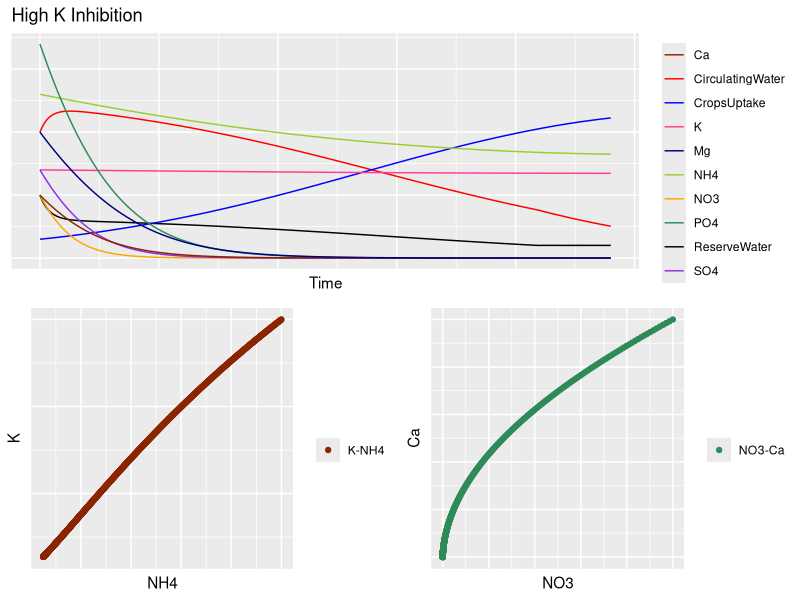

R code for this plot:
#MIT License
#Copyright (c) 2020 Octavio Gonzalez-Lugo 

#Permission is hereby granted, free of charge, to any person obtaining a copy
#of this software and associated documentation files (the "Software"), to deal
#in the Software without restriction, including without limitation the rights
#to use, copy, modify, merge, publish, distribute, sublicense, and/or sell
#copies of the Software, and to permit persons to whom the Software is
#furnished to do so, subject to the following conditions:
#The above copyright notice and this permission notice shall be included in all
#copies or substantial portions of the Software.
#THE SOFTWARE IS PROVIDED "AS IS", WITHOUT WARRANTY OF ANY KIND, EXPRESS OR
#IMPLIED, INCLUDING BUT NOT LIMITED TO THE WARRANTIES OF MERCHANTABILITY,
#FITNESS FOR A PARTICULAR PURPOSE AND NONINFRINGEMENT. IN NO EVENT SHALL THE
#AUTHORS OR COPYRIGHT HOLDERS BE LIABLE FOR ANY CLAIM, DAMAGES OR OTHER
#LIABILITY, WHETHER IN AN ACTION OF CONTRACT, TORT OR OTHERWISE, ARISING FROM,
#OUT OF OR IN CONNECTION WITH THE SOFTWARE OR THE USE OR OTHER DEALINGS IN THE
#SOFTWARE.
#@author: Octavio Gonzalez-Lugo

###############################################################################
# Loading packages 
###############################################################################

library(deSolve)
library(ggplot2)
library(gridExtra)

###############################################################################
# Visualization functions
###############################################################################
concentrationNames<-c("Time","ReserveWater","CirculatingWater","CropsUptake","NO3",
                      "NH4","K","PO4","SO4","Ca","Mg")

makeConcentrationPlot<-function(modelData,PlotTitle){
  
  #Returns a ggplot object 
  #modelData -> dataframe with the integration results of the volume model
  colorSpecs<-c("ReserveWater"="black","CirculatingWater"="red","CropsUptake"="blue","NO3"="orange",
                "NH4"="yellowgreen","K"="violetred1" ,"PO4"="seagreen4",
                "SO4"="purple2","Ca"="orangered4","Mg"="navy")
  
  modelPlot<-ggplot(data=modelData,aes(x=Time,y=ReserveWater,color="ReserveWater"))+geom_line()+
    geom_line(aes(y=CirculatingWater,color="CirculatingWater"))+
    geom_line(aes(y=CropsUptake,color="CropsUptake"))+
    geom_line(aes(y=NO3,color="NO3"))+
    geom_line(aes(y=NH4,color="NH4"))+
    geom_line(aes(y=K,color="K"))+
    geom_line(aes(y=PO4,color="PO4"))+
    geom_line(aes(y=SO4,color="SO4"))+
    geom_line(aes(y=Ca,color="Ca"))+
    geom_line(aes(y=Mg,color="Mg"))+
    scale_color_manual(values=colorSpecs)+
    labs(title=PlotTitle,color=" ")+
    theme(axis.title.y = element_blank(),axis.text.y = element_blank(),axis.ticks.y = element_blank(),axis.text.x = element_blank(),axis.ticks.x = element_blank())
  
  KPOPlot<-ggplot(data=modelData,aes(x=NH4,y=K,color="K-NH4"))+geom_point()+
    scale_color_manual(values=c("K-NH4"="orangered4"))+
    labs(color=" ")+
    theme(axis.text.y = element_blank(),axis.ticks.y = element_blank(),axis.text.x = element_blank(),axis.ticks.x = element_blank())
  
  NOCaPlot<-ggplot(data=modelData,aes(x=NO3,y=Ca,color="NO3-Ca"))+geom_point()+
    scale_color_manual(values=c("NO3-Ca"="seagreen4"))+
    labs(color=" ")+
    theme(axis.text.y = element_blank(),axis.ticks.y = element_blank(),axis.text.x = element_blank(),axis.ticks.x = element_blank())
  
  final<-grid.arrange(modelPlot,arrangeGrob(KPOPlot,NOCaPlot,ncol=2),nrow=2)
  
  show(final)
}

###############################################################################
# General Functions
###############################################################################

solveModel<- function(Model,InitialConditions,ModelParameters,ColumnNames){
  #Solves numerically an ODE system model,returns a formated dataframe
  #Model             -> function, Model to be solved
  #InitialConditions -> list, Initial conditions for the ODE system 
  #ModelParameters   -> list, Parameters of the ODE model 
  #ColumnNames       -> list, names of the columns for the dataframe 
  times <- seq(0, 12, by = 0.01)
  out <- ode(InitialConditions,times,Model,ModelParameters,method="rk4")
  ModelData<-data.frame(out)
  colnames(ModelData)<-ColumnNames
  ModelData
  
}

###############################################################################
# Utility functions
###############################################################################

michaelisKinetics<-function(Vmax,Km,S){
  out<-(Vmax*S)/(Km+S)
  out
}

inhibitionKinetics<-function(Vmax,Km,Ki,S,Si){
  alpha<-Vmax/(1+(Si/Ki))
  out<-alpha*(S/(Km+S))
  out
}

###############################################################################
# Ion Concentration Model Evolution
###############################################################################

concentrationModel <- function(t,Y,params){
  
  #Volume models, descrives the water use dynamics of an NFT hydroponic system
  #t      -> integration time value 
  #
  #Y      -> list Values for the function to be evaluated 
  #          R1-> Reserve Water, 
  #          R2-> Runing water through the pipes, 
  #          R3-> Water taken by the crops
  #
  #params -> Parameters of the ODE system model 
  #          Ycrit-> Minimum volume of water for the pump to work
  #          ke   -> entry rate to R2
  #          ks   -> entry rate to R1 from R2
  #          ku   -> crop water usage rate
  #          kt   -> crop transpiration rate
  #          Vm1  -> Max uptake rate for NO3-
  #          Km1  -> Affinity constant for NO3-
  #          Vm2  -> Max uptake rate for NH4+
  #          Km2  -> Affinity constant for NH4+
  #          Vm3  -> Max uptake rate for K+
  #          Km3  -> Affinity constant for K+
  #          Vm4  -> Max uptake rate for PO4
  #          Km4  -> Affinity constant for PO4
  #          Vm5  -> Max uptake rate for SO4
  #          Km5  -> Affinity constant for SO4
  #          Vm6  -> Max uptake rate for Ca+
  #          Km6  -> Affinity constant for Ca+
  #          Vm7  -> Max uptake rate for Mg+
  #          Km7  -> Affinity constant for Mg+
  
  with(as.list(c(Y,params)),{
    
    if (Y[1]>Ycrit){
      dR1dt=ke*Y[2]-ks*Y[1]
      dR2dt=-ke*Y[2]+ks*Y[1]-ku*Y[3]*Y[2]
      dR3dt=ku*Y[3]*Y[2]-kt*Y[3]
      dS1dt=-michaelisKinetics(Vm1,Km1,Y[4]/(Y[1]+Y[2]))*(Y[1]+Y[2])
      dS2dt=-michaelisKinetics(Vm2,Km2,Y[5]/(Y[1]+Y[2]))*(Y[1]+Y[2])
      dS3dt=-michaelisKinetics(Vm3,Km3,Y[6]/(Y[1]+Y[2]))*(Y[1]+Y[2])
      dS4dt=-michaelisKinetics(Vm4,Km4,Y[7]/(Y[1]+Y[2]))*(Y[1]+Y[2])
      dS5dt=-michaelisKinetics(Vm5,Km5,Y[8]/(Y[1]+Y[2]))*(Y[1]+Y[2])
      dS6dt=-michaelisKinetics(Vm6,Km6,Y[9]/(Y[1]+Y[2]))*(Y[1]+Y[2])
      dS7dt=-michaelisKinetics(Vm7,Km7,Y[10]/(Y[1]+Y[2]))*(Y[1]+Y[2])
    }
    else{
      if (Y[2]>=0){
        dR1dt=ke*Y[2]
        dR2dt=-ke*Y[2]-ku*Y[3]*Y[2]
        dR3dt=ku*Y[3]*Y[2]-kt*Y[3]
        dS1dt=-michaelisKinetics(Vm1,Km1,Y[4]/(Y[1]+Y[2]))*(Y[1]+Y[2])
        dS2dt=-michaelisKinetics(Vm2,Km2,Y[5]/(Y[1]+Y[2]))*(Y[1]+Y[2])
        dS3dt=-michaelisKinetics(Vm3,Km3,Y[6]/(Y[1]+Y[2]))*(Y[1]+Y[2])
        dS4dt=-michaelisKinetics(Vm4,Km4,Y[7]/(Y[1]+Y[2]))*(Y[1]+Y[2])
        dS5dt=-michaelisKinetics(Vm5,Km5,Y[8]/(Y[1]+Y[2]))*(Y[1]+Y[2])
        dS6dt=-michaelisKinetics(Vm6,Km6,Y[9]/(Y[1]+Y[2]))*(Y[1]+Y[2])
        dS7dt=-michaelisKinetics(Vm7,Km7,Y[10]/(Y[1]+Y[2]))*(Y[1]+Y[2])
      }
      else{
        dR1dt=0
        dR2dt=0
        dR3dt=-kt*Y[3]
        dS1dt=0
        dS2dt=0
        dS3dt=0
        dS4dt=0
        dS5dt=0
        dS6dt=0
        dS7dt=0
      }
    }
    
    list(c(dR1dt,dR2dt,dR3dt,dS1dt,dS2dt,dS3dt,dS4dt,dS5dt,dS6dt,dS7dt))
  })
}

params <- c(ke=1,ks=10,ku=0.0025,kt=0.025,Ycrit=10,K=0.005,
            Vm1=2.1,Km1=1.1,Vm2=1.1,Km2=2.5,Vm3=0.51,Km3=0.75,Vm4=2.1,Km4=2.1,
            Vm5=1.1,Km5=0.75,Vm6=0.81,Km6=0.71,Vm7=0.75,Km7=0.81)

Y <-  c(50,100,15,50,130,70,270,70,50,100)

#concentrationData<-solveModel(concentrationModel,Y,params,concentrationNames)
#makeConcentrationPlot(concentrationData,"High Discharge Rate")

###############################################################################
# Ion inhibition Model Evolution
###############################################################################

inhibitionModel <- function(t,Y,params){
  
  #Volume models, descrives the water use dynamics of an NFT hydroponic system
  #t      -> integration time value 
  #
  #Y      -> list Values for the function to be evaluated 
  #          R1-> Reserve Water, 
  #          R2-> Runing water through the pipes, 
  #          R3-> Water taken by the crops
  #
  #params -> Parameters of the ODE system model 
  #          Ycrit-> Minimum volume of water for the pump to work
  #          ke   -> entry rate to R2
  #          ks   -> entry rate to R1 from R2
  #          ku   -> crop water usage rate
  #          kt   -> crop transpiration rate
  #          Vm1  -> Max uptake rate for NO3-
  #          Km1  -> Affinity constant for NO3-
  #          Vm2  -> Max uptake rate for NH4+
  #          Km2  -> Affinity constant for NH4+
  #          Vm3  -> Max uptake rate for K+
  #          Km3  -> Affinity constant for K+
  #          Vm4  -> Max uptake rate for PO4
  #          Km4  -> Affinity constant for PO4
  #          Vm5  -> Max uptake rate for SO4
  #          Km5  -> Affinity constant for SO4
  #          Vm6  -> Max uptake rate for Ca+
  #          Km6  -> Affinity constant for Ca+
  #          Vm7  -> Max uptake rate for Mg+
  #          Km7  -> Affinity constant for Mg+
  
  with(as.list(c(Y,params)),{
    
    if (Y[1]>Ycrit){
      dR1dt=ke*Y[2]-ks*Y[1]
      dR2dt=-ke*Y[2]+ks*Y[1]-ku*Y[3]*Y[2]
      dR3dt=ku*Y[3]*Y[2]-kt*Y[3]
      dS1dt=-michaelisKinetics(Vm1,Km1,Y[4]/(Y[1]+Y[2]))*(Y[1]+Y[2])
      dS2dt=-inhibitionKinetics(Vm2,Km2,Ki2,Y[5]/(Y[1]+Y[2]),Y[6]/(Y[1]+Y[2]))*(Y[1]+Y[2])
      dS3dt=-inhibitionKinetics(Vm3,Km3,Ki3,Y[6]/(Y[1]+Y[2]),Y[5]/(Y[1]+Y[2]))*(Y[1]+Y[2])
      dS4dt=-michaelisKinetics(Vm4,Km4,Y[7]/(Y[1]+Y[2]))*(Y[1]+Y[2])
      dS5dt=-michaelisKinetics(Vm5,Km5,Y[8]/(Y[1]+Y[2]))*(Y[1]+Y[2])
      dS6dt=-michaelisKinetics(Vm6,Km6,Y[9]/(Y[1]+Y[2]))*(Y[1]+Y[2])
      dS7dt=-michaelisKinetics(Vm7,Km7,Y[10]/(Y[1]+Y[2]))*(Y[1]+Y[2])
    }
    else{
      if (Y[2]>=0){
        dR1dt=ke*Y[2]
        dR2dt=-ke*Y[2]-ku*Y[3]*Y[2]
        dR3dt=ku*Y[3]*Y[2]-kt*Y[3]
        dS1dt=-michaelisKinetics(Vm1,Km1,Y[4]/(Y[1]+Y[2]))*(Y[1]+Y[2])
        dS2dt=-inhibitionKinetics(Vm2,Km2,Ki2,Y[5]/(Y[1]+Y[2]),Y[6]/(Y[1]+Y[2]))
        dS3dt=-inhibitionKinetics(Vm3,Km3,Ki3,Y[6]/(Y[1]+Y[2]),Y[5]/(Y[1]+Y[2]))
        dS4dt=-michaelisKinetics(Vm4,Km4,Y[7]/(Y[1]+Y[2]))*(Y[1]+Y[2])
        dS5dt=-michaelisKinetics(Vm5,Km5,Y[8]/(Y[1]+Y[2]))*(Y[1]+Y[2])
        dS6dt=-michaelisKinetics(Vm6,Km6,Y[9]/(Y[1]+Y[2]))*(Y[1]+Y[2])
        dS7dt=-michaelisKinetics(Vm7,Km7,Y[10]/(Y[1]+Y[2]))*(Y[1]+Y[2])
      }
      else{
        dR1dt=0
        dR2dt=0
        dR3dt=-kt*Y[3]
        dS1dt=0
        dS2dt=0
        dS3dt=0
        dS4dt=0
        dS5dt=0
        dS6dt=0
        dS7dt=0
      }
    }
    
    list(c(dR1dt,dR2dt,dR3dt,dS1dt,dS2dt,dS3dt,dS4dt,dS5dt,dS6dt,dS7dt))
  })
}

params <- c(ke=1,ks=4,ku=0.0025,kt=0.025,Ycrit=10,K=0.005,
            Vm1=2.1,Km1=1.1,Vm2=1.1,Km2=2.5,Ki2=0.1,Vm3=0.51,Km3=0.75,Ki3=0.01,Vm4=2.1,Km4=2.1,
            Vm5=1.1,Km5=0.75,Vm6=0.81,Km6=0.71,Vm7=0.75,Km7=0.81)

Y <-  c(50,100,15,50,130,70,170,70,50,100)
concentrationData<-solveModel(inhibitionModel,Y,params,concentrationNames)
makeConcentrationPlot(concentrationData,"High K Inhibition")
